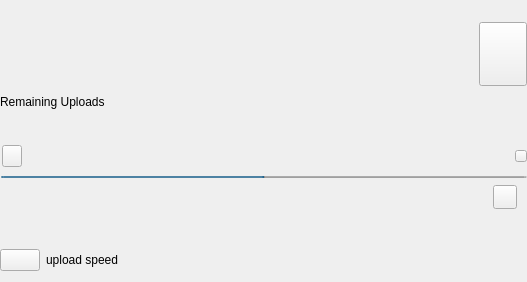
            <widget class="QWidget" name="wActiveUploads">
             <layout class="QVBoxLayout" name="verticalLayout_9">
              <property name="spacing">
               <number>26</number>
              </property>
              <property name="leftMargin">
               <number>0</number>
              </property>
              <property name="topMargin">
               <number>16</number>
              </property>
              <property name="rightMargin">
               <number>0</number>
              </property>
              <property name="bottomMargin">
               <number>4</number>
              </property>
              <item>
               <widget class="QWidget" name="wRemainingUploads" native="true">
                <property name="minimumSize">
                 <size>
                  <width>0</width>
                  <height>95</height>
                 </size>
                </property>
                <property name="maximumSize">
                 <size>
                  <width>16777215</width>
                  <height>95</height>
                 </size>
                </property>
                <layout class="QVBoxLayout" name="verticalLayout_11">
                 <property name="spacing">
                  <number>0</number>
                 </property>
                 <property name="leftMargin">
                  <number>0</number>
                 </property>
                 <property name="topMargin">
                  <number>0</number>
                 </property>
                 <property name="rightMargin">
                  <number>0</number>
                 </property>
                 <property name="bottomMargin">
                  <number>0</number>
                 </property>
                 <item>
                  <widget class="QWidget" name="wUpNumberTransfers" native="true">
                   <layout class="QHBoxLayout" name="horizontalLayout_10">
                    <property name="spacing">
                     <number>0</number>
                    </property>
                    <property name="leftMargin">
                     <number>0</number>
                    </property>
                    <property name="topMargin">
                     <number>0</number>
                    </property>
                    <property name="rightMargin">
                     <number>0</number>
                    </property>
                    <property name="bottomMargin">
                     <number>0</number>
                    </property>
                    <item>
                     <widget class="QLabel" name="lRemainingUploads">
                      <property name="minimumSize">
                       <size>
                        <width>0</width>
                        <height>70</height>
                       </size>
                      </property>
                      <property name="maximumSize">
                       <size>
                        <width>16777215</width>
                        <height>70</height>
                       </size>
                      </property>
                      <property name="styleSheet">
                       <string notr="true"/>
                      </property>
                      <property name="text">
                       <string notr="true"/>
                      </property>
                     </widget>
                    </item>
                    <item>
                     <spacer name="horizontalSpacer_12">
                      <property name="orientation">
                       <enum>Qt::Horizontal</enum>
                      </property>
                      <property name="sizeHint" stdset="0">
                       <size>
                        <width>235</width>
                        <height>20</height>
                       </size>
                      </property>
                     </spacer>
                    </item>
                    <item>
                     <widget class="QPushButton" name="bUpPaused">
                      <property name="minimumSize">
                       <size>
                        <width>48</width>
                        <height>64</height>
                       </size>
                      </property>
                      <property name="maximumSize">
                       <size>
                        <width>48</width>
                        <height>64</height>
                       </size>
                      </property>
                      <property name="text">
                       <string/>
                      </property>
                      <property name="icon">
                       <iconset resource="../Resources_macx.qrc">
                        <normaloff>:/images/pause_big_ico.png</normaloff>:/images/pause_big_ico.png</iconset>
                      </property>
                      <property name="iconSize">
                       <size>
                        <width>48</width>
                        <height>64</height>
                       </size>
                      </property>
                     </widget>
                    </item>
                   </layout>
                  </widget>
                 </item>
                 <item>
                  <widget class="QLabel" name="lDescRemainingUp">
                   <property name="minimumSize">
                    <size>
                     <width>300</width>
                     <height>18</height>
                    </size>
                   </property>
                   <property name="maximumSize">
                    <size>
                     <width>16777215</width>
                     <height>18</height>
                    </size>
                   </property>
                   <property name="text">
                    <string>Remaining Uploads</string>
                   </property>
                  </widget>
                 </item>
                </layout>
               </widget>
              </item>
              <item>
               <widget class="QWidget" name="wCurrentUpload" native="true">
                <property name="minimumSize">
                 <size>
                  <width>0</width>
                  <height>80</height>
                 </size>
                </property>
                <property name="maximumSize">
                 <size>
                  <width>16777215</width>
                  <height>80</height>
                 </size>
                </property>
                <layout class="QVBoxLayout" name="verticalLayout_5">
                 <property name="spacing">
                  <number>0</number>
                 </property>
                 <property name="leftMargin">
                  <number>0</number>
                 </property>
                 <property name="topMargin">
                  <number>0</number>
                 </property>
                 <property name="rightMargin">
                  <number>0</number>
                 </property>
                 <property name="bottomMargin">
                  <number>0</number>
                 </property>
                 <item>
                  <widget class="QWidget" name="widget_3" native="true">
                   <layout class="QHBoxLayout" name="horizontalLayout_7">
                    <property name="leftMargin">
                     <number>2</number>
                    </property>
                    <property name="topMargin">
                     <number>0</number>
                    </property>
                    <property name="rightMargin">
                     <number>0</number>
                    </property>
                    <property name="bottomMargin">
                     <number>0</number>
                    </property>
                    <item>
                     <widget class="QPushButton" name="bUpFileType">
                      <property name="minimumSize">
                       <size>
                        <width>20</width>
                        <height>22</height>
                       </size>
                      </property>
                      <property name="maximumSize">
                       <size>
                        <width>20</width>
                        <height>22</height>
                       </size>
                      </property>
                      <property name="text">
                       <string/>
                      </property>
                      <property name="iconSize">
                       <size>
                        <width>20</width>
                        <height>22</height>
                       </size>
                      </property>
                     </widget>
                    </item>
                    <item>
                     <widget class="QLabel" name="lUpFilename">
                      <property name="minimumSize">
                       <size>
                        <width>225</width>
                        <height>0</height>
                       </size>
                      </property>
                      <property name="text">
                       <string notr="true"/>
                      </property>
                     </widget>
                    </item>
                    <item>
                     <spacer name="horizontalSpacer_9">
                      <property name="orientation">
                       <enum>Qt::Horizontal</enum>
                      </property>
                      <property name="sizeHint" stdset="0">
                       <size>
                        <width>256</width>
                        <height>20</height>
                       </size>
                      </property>
                     </spacer>
                    </item>
                    <item>
                     <widget class="QPushButton" name="bUpCancel">
                      <property name="minimumSize">
                       <size>
                        <width>12</width>
                        <height>12</height>
                       </size>
                      </property>
                      <property name="maximumSize">
                       <size>
                        <width>12</width>
                        <height>12</height>
                       </size>
                      </property>
                      <property name="text">
                       <string/>
                      </property>
                      <property name="icon">
                       <iconset resource="../Resources_macx.qrc">
                        <normaloff>:/images/clear_item_ico.png</normaloff>:/images/clear_item_ico.png</iconset>
                      </property>
                      <property name="iconSize">
                       <size>
                        <width>12</width>
                        <height>12</height>
                       </size>
                      </property>
                     </widget>
                    </item>
                   </layout>
                  </widget>
                 </item>
                 <item>
                  <widget class="QProgressBar" name="pbUploads">
                   <property name="minimumSize">
                    <size>
                     <width>0</width>
                     <height>2</height>
                    </size>
                   </property>
                   <property name="maximumSize">
                    <size>
                     <width>16777215</width>
                     <height>2</height>
                    </size>
                   </property>
                   <property name="styleSheet">
                    <string notr="true">margin-left: 1px;</string>
                   </property>
                   <property name="maximum">
                    <number>1000</number>
                   </property>
                   <property name="value">
                    <number>500</number>
                   </property>
                   <property name="format">
                    <string/>
                   </property>
                  </widget>
                 </item>
                 <item>
                  <widget class="QWidget" name="widget_4" native="true">
                   <layout class="QHBoxLayout" name="horizontalLayout_8">
                    <property name="spacing">
                     <number>3</number>
                    </property>
                    <property name="leftMargin">
                     <number>2</number>
                    </property>
                    <property name="topMargin">
                     <number>0</number>
                    </property>
                    <property name="rightMargin">
                     <number>0</number>
                    </property>
                    <property name="bottomMargin">
                     <number>0</number>
                    </property>
                    <item>
                     <widget class="QLabel" name="lUpAnimation">
                      <property name="minimumSize">
                       <size>
                        <width>32</width>
                        <height>32</height>
                       </size>
                      </property>
                      <property name="maximumSize">
                       <size>
                        <width>32</width>
                        <height>32</height>
                       </size>
                      </property>
                      <property name="text">
                       <string/>
                      </property>
                      <property name="alignment">
                       <set>Qt::AlignLeading|Qt::AlignLeft|Qt::AlignVCenter</set>
                      </property>
                      <property name="margin">
                       <number>-5</number>
                      </property>
                     </widget>
                    </item>
                    <item>
                     <widget class="QLabel" name="lUpCompletedSize">
                      <property name="text">
                       <string notr="true"/>
                      </property>
                     </widget>
                    </item>
                    <item>
                     <spacer name="horizontalSpacer_10">
                      <property name="orientation">
                       <enum>Qt::Horizontal</enum>
                      </property>
                      <property name="sizeHint" stdset="0">
                       <size>
                        <width>212</width>
                        <height>20</height>
                       </size>
                      </property>
                     </spacer>
                    </item>
                    <item>
                     <widget class="QPushButton" name="bUpClock">
                      <property name="minimumSize">
                       <size>
                        <width>24</width>
                        <height>24</height>
                       </size>
                      </property>
                      <property name="maximumSize">
                       <size>
                        <width>24</width>
                        <height>24</height>
                       </size>
                      </property>
                      <property name="text">
                       <string/>
                      </property>
                      <property name="icon">
                       <iconset resource="../Resources_macx.qrc">
                        <normaloff>:/images/clock_ico.png</normaloff>:/images/clock_ico.png</iconset>
                      </property>
                      <property name="iconSize">
                       <size>
                        <width>24</width>
                        <height>24</height>
                       </size>
                      </property>
                     </widget>
                    </item>
                    <item>
                     <widget class="QLabel" name="lUpRemainingTime">
                      <property name="minimumSize">
                       <size>
                        <width>0</width>
                        <height>0</height>
                       </size>
                      </property>
                      <property name="text">
                       <string notr="true"/>
                      </property>
                     </widget>
                    </item>
                   </layout>
                  </widget>
                 </item>
                </layout>
               </widget>
              </item>
              <item>
               <widget class="QWidget" name="wUpSpeed" native="true">
                <property name="minimumSize">
                 <size>
                  <width>0</width>
                  <height>35</height>
                 </size>
                </property>
                <property name="maximumSize">
                 <size>
                  <width>16777215</width>
                  <height>35</height>
                 </size>
                </property>
                <layout class="QHBoxLayout" name="horizontalLayout_3">
                 <property name="leftMargin">
                  <number>0</number>
                 </property>
                 <property name="topMargin">
                  <number>0</number>
                 </property>
                 <property name="rightMargin">
                  <number>0</number>
                 </property>
                 <property name="bottomMargin">
                  <number>0</number>
                 </property>
                 <item>
                  <widget class="QPushButton" name="bUpType">
                   <property name="text">
                    <string/>
                   </property>
                   <property name="icon">
                    <iconset resource="../Resources_macx.qrc">
                     <normaloff>:/images/upload_item_ico.png</normaloff>:/images/upload_item_ico.png</iconset>
                   </property>
                   <property name="iconSize">
                    <size>
                     <width>12</width>
                     <height>12</height>
                    </size>
                   </property>
                  </widget>
                 </item>
                 <item>
                  <widget class="QLabel" name="lUpSpeed">
                   <property name="minimumSize">
                    <size>
                     <width>0</width>
                     <height>18</height>
                    </size>
                   </property>
                   <property name="maximumSize">
                    <size>
                     <width>16777215</width>
                     <height>18</height>
                    </size>
                   </property>
                   <property name="text">
                    <string>upload speed</string>
                   </property>
                  </widget>
                 </item>
                 <item>
                  <spacer name="horizontalSpacer_2">
                   <property name="orientation">
                    <enum>Qt::Horizontal</enum>
                   </property>
                   <property name="sizeHint" stdset="0">
                    <size>
                     <width>40</width>
                     <height>20</height>
                    </size>
                   </property>
                  </spacer>
                 </item>
                 <item>
                  <widget class="QLabel" name="lCurrentUpSpeed">
                   <property name="text">
                    <string notr="true"/>
                   </property>
                   <property name="alignment">
                    <set>Qt::AlignRight|Qt::AlignTrailing|Qt::AlignVCenter</set>
                   </property>
                  </widget>
                 </item>
                </layout>
               </widget>
              </item>
             </layout>
            </widget>
